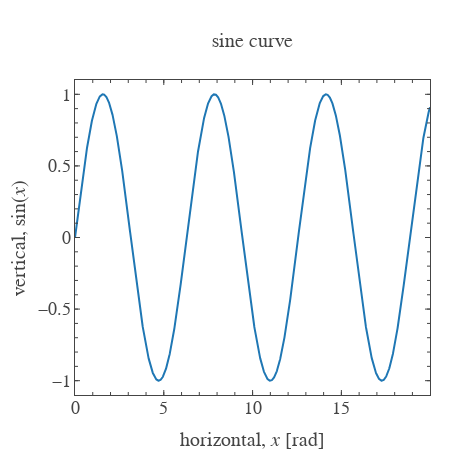

Here is the notebook cell this chart was saved with:
### Code cell
plt.show(scatter)

### Figure 1 — Plotly figure (JSON) as saved in the notebook; plotly's stock layout.template omitted (floating-point values rounded to 4 significant figures; data arrays with more than 128 entries replaced by an {"elided": "..."} marker saying what was removed)
{"data": [{"type": "scatter", "uid": "b5f6dcdf-9509-4efa-b8fe-2b6391f1f146", "x": {"elided": "2000 float values"}, "y": {"elided": "2000 float values"}}, {"type": "scatter", "uid": "cff3d1eb-eb86-4bfe-9230-4ade5b1f3c25", "visible": false, "xaxis": "x101", "yaxis": "y101"}, {"type": "scatter", "uid": "3798ff40-ca21-43a4-8f7f-4a4dbb12317a", "visible": false, "xaxis": "x201", "yaxis": "y201"}], "layout": {"font": {"family": "Arial", "size": 18}, "height": 450, "margin": {"b": 20, "l": 20, "r": 20, "t": 80}, "title": {"font": {"size": 20}, "text": "sine curve", "xanchor": "center", "xref": "paper", "y": 0.9111, "yanchor": "middle", "yref": "container"}, "width": 450, "xaxis": {"anchor": "y", "automargin": true, "hoverformat": ".f", "nticks": 6, "range": [0, 19.99], "showgrid": false, "showline": false, "showticklabels": true, "tickfont": {"size": 18}, "ticklen": 5, "tickmode": "auto", "ticks": "inside", "title": {"font": {"size": 20}, "text": "horizontal, <i>x</i> [rad]"}, "zeroline": false}, "xaxis101": {"anchor": "y", "automargin": true, "nticks": 6, "overlaying": "x", "range": [0, 19.99], "scaleanchor": "x", "showgrid": false, "showline": false, "showticklabels": false, "side": "top", "ticklen": 5, "tickmode": "auto", "ticks": "inside", "zeroline": false}, "xaxis201": {"anchor": "y", "automargin": true, "mirror": "ticks", "nticks": 34, "overlaying": "x", "range": [0, 19.99], "scaleanchor": "x", "showgrid": false, "showline": true, "showticklabels": false, "ticklen": 3, "tickmode": "auto", "ticks": "inside", "zeroline": false}, "yaxis": {"anchor": "x", "automargin": true, "hoverformat": ".f", "nticks": 6, "range": [-1.1, 1.1], "showgrid": false, "showline": false, "showticklabels": true, "tickfont": {"size": 18}, "ticklen": 5, "tickmode": "auto", "tickprefix": " ", "ticks": "inside", "ticksuffix": " ", "title": {"font": {"size": 20}, "text": "vertical, <i></i>sin<i></i>(<i>x</i>)<i></i>"}, "zeroline": false}, "yaxis101": {"anchor": "x", "automargin": true, "nticks": 6, "overlaying": "y", "range": [-1.1, 1.1], "scaleanchor": "y", "showgrid": false, "showline": false, "showticklabels": false, "side": "right", "ticklen": 5, "tickmode": "auto", "ticks": "inside", "zeroline": false}, "yaxis201": {"anchor": "x", "automargin": true, "mirror": "ticks", "nticks": 34, "overlaying": "y", "range": [-1.1, 1.1], "scaleanchor": "y", "showgrid": false, "showline": true, "showticklabels": false, "ticklen": 3, "tickmode": "auto", "ticks": "inside", "zeroline": false}}}
